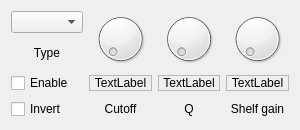
<?xml version="1.0" encoding="UTF-8"?>
<ui version="4.0">
 <class>FilterEditor</class>
 <widget class="QWidget" name="FilterEditor">
  <property name="geometry">
   <rect>
    <x>0</x>
    <y>0</y>
    <width>300</width>
    <height>130</height>
   </rect>
  </property>
  <property name="windowTitle">
   <string>Form</string>
  </property>
  <layout class="QGridLayout" name="gridLayout">
   <item row="2" column="1">
    <widget class="QLabel" name="lblCutoff">
     <property name="sizePolicy">
      <sizepolicy hsizetype="Preferred" vsizetype="Maximum">
       <horstretch>0</horstretch>
       <verstretch>0</verstretch>
      </sizepolicy>
     </property>
     <property name="frameShape">
      <enum>QFrame::StyledPanel</enum>
     </property>
     <property name="text">
      <string>TextLabel</string>
     </property>
     <property name="alignment">
      <set>Qt::AlignCenter</set>
     </property>
    </widget>
   </item>
   <item row="3" column="3">
    <widget class="QLabel" name="label_4">
     <property name="text">
      <string>Shelf gain</string>
     </property>
     <property name="alignment">
      <set>Qt::AlignCenter</set>
     </property>
    </widget>
   </item>
   <item row="2" column="3">
    <widget class="QLabel" name="lblShelfGain">
     <property name="sizePolicy">
      <sizepolicy hsizetype="Preferred" vsizetype="Maximum">
       <horstretch>0</horstretch>
       <verstretch>0</verstretch>
      </sizepolicy>
     </property>
     <property name="frameShape">
      <enum>QFrame::StyledPanel</enum>
     </property>
     <property name="text">
      <string>TextLabel</string>
     </property>
     <property name="alignment">
      <set>Qt::AlignCenter</set>
     </property>
    </widget>
   </item>
   <item row="2" column="2">
    <widget class="QLabel" name="lblQ">
     <property name="sizePolicy">
      <sizepolicy hsizetype="Preferred" vsizetype="Maximum">
       <horstretch>0</horstretch>
       <verstretch>0</verstretch>
      </sizepolicy>
     </property>
     <property name="frameShape">
      <enum>QFrame::StyledPanel</enum>
     </property>
     <property name="text">
      <string>TextLabel</string>
     </property>
     <property name="alignment">
      <set>Qt::AlignCenter</set>
     </property>
    </widget>
   </item>
   <item row="3" column="2">
    <widget class="QLabel" name="label_3">
     <property name="text">
      <string>Q</string>
     </property>
     <property name="alignment">
      <set>Qt::AlignCenter</set>
     </property>
    </widget>
   </item>
   <item row="3" column="1">
    <widget class="QLabel" name="label_2">
     <property name="text">
      <string>Cutoff</string>
     </property>
     <property name="alignment">
      <set>Qt::AlignCenter</set>
     </property>
    </widget>
   </item>
   <item row="0" column="0">
    <widget class="QComboBox" name="selFilterType"/>
   </item>
   <item row="1" column="0">
    <widget class="QLabel" name="label">
     <property name="text">
      <string>Type</string>
     </property>
     <property name="alignment">
      <set>Qt::AlignCenter</set>
     </property>
    </widget>
   </item>
   <item row="0" column="1" rowspan="2">
    <widget class="QDial" name="valCutoff">
     <property name="maximumSize">
      <size>
       <width>64</width>
       <height>64</height>
      </size>
     </property>
    </widget>
   </item>
   <item row="0" column="2" rowspan="2">
    <widget class="QDial" name="valQ">
     <property name="maximumSize">
      <size>
       <width>64</width>
       <height>64</height>
      </size>
     </property>
    </widget>
   </item>
   <item row="0" column="3" rowspan="2">
    <widget class="QDial" name="valShelfGain">
     <property name="maximumSize">
      <size>
       <width>64</width>
       <height>64</height>
      </size>
     </property>
    </widget>
   </item>
   <item row="2" column="0">
    <widget class="QCheckBox" name="chkEnable">
     <property name="text">
      <string>Enable</string>
     </property>
    </widget>
   </item>
   <item row="3" column="0">
    <widget class="QCheckBox" name="chkInvert">
     <property name="text">
      <string>Invert</string>
     </property>
    </widget>
   </item>
  </layout>
 </widget>
 <resources/>
 <connections/>
</ui>
